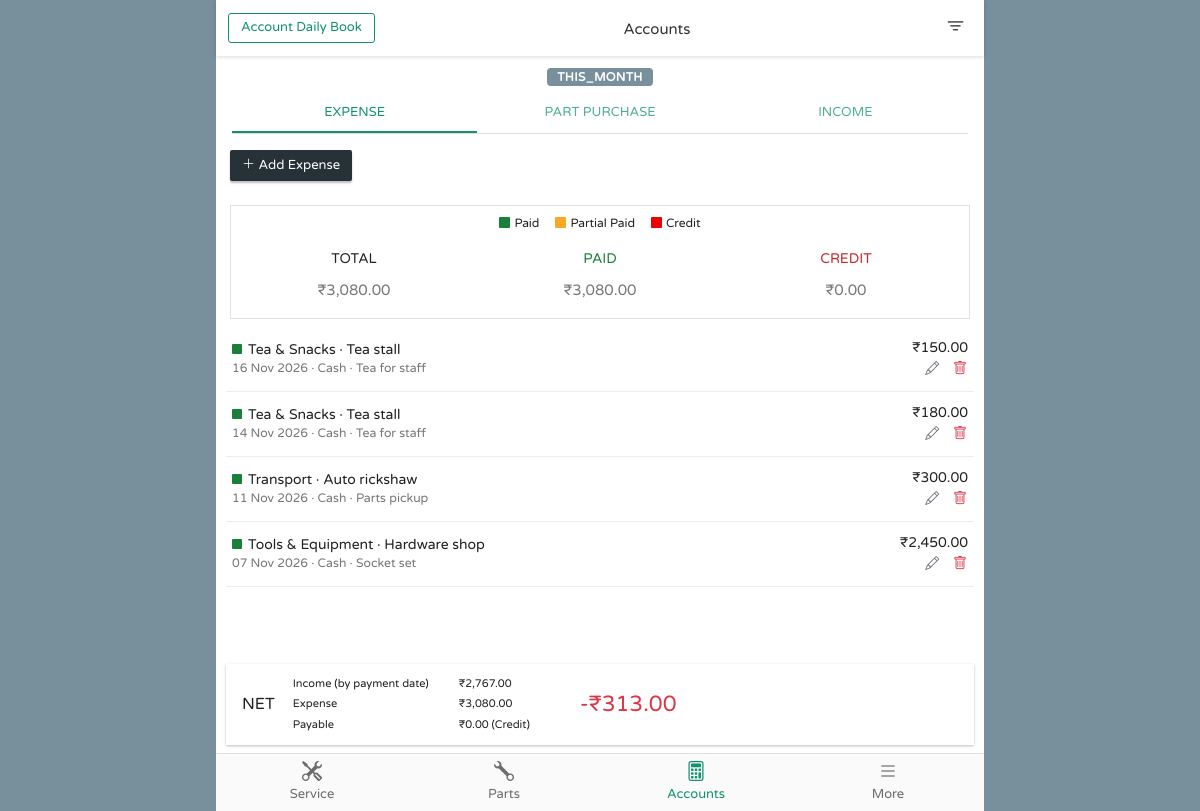
The app's page /accounts.php (signed in) with its own data.
### tables this page shows
CREATE TABLE expenses (
  id            INT UNSIGNED NOT NULL AUTO_INCREMENT,
  category_id   INT UNSIGNED  NOT NULL,
  expense_date  DATE          NOT NULL,
  amount        DECIMAL(12,2) NOT NULL,
  mode          ENUM('cash','upi','card','bank','cheque') NOT NULL DEFAULT 'cash',
  paid_to       VARCHAR(100)  NULL,
  note          VARCHAR(255)  NULL,
  job_card_id   INT UNSIGNED  NULL,
  user_id       INT UNSIGNED  NULL,
  created_at    DATETIME      NOT NULL DEFAULT CURRENT_TIMESTAMP,
  PRIMARY KEY (id),
  KEY idx_exp_date (expense_date),
  KEY idx_exp_cat (category_id),
  KEY idx_exp_jc (job_card_id),
  CONSTRAINT fk_exp_jc   FOREIGN KEY (job_card_id) REFERENCES job_cards(id) ON DELETE SET NULL,
  CONSTRAINT fk_exp_cat  FOREIGN KEY (category_id) REFERENCES expense_categories(id) ON DELETE RESTRICT,
  CONSTRAINT fk_exp_user FOREIGN KEY (user_id)     REFERENCES users(id)              ON DELETE SET NULL
);

CREATE TABLE expense_categories (
  id    INT UNSIGNED NOT NULL AUTO_INCREMENT,
  name  VARCHAR(60)  NOT NULL,
  PRIMARY KEY (id),
  UNIQUE KEY uq_expcat_name (name)
);

### includes/lang.php (called while the page is built, shortened)
<?php
function lang(): string
{
    if (!empty($_SESSION['lang']) && isset(LANGS[$_SESSION['lang']])) return $_SESSION['lang'];
    $d = function_exists('setting') ? (string) setting('default_language') : 'en';
    return isset(LANGS[$d]) ? $d : 'en';
}
function t(string $key): string
{
    static $dict = [];
    $l = lang();
    if (!isset($dict['en'])) $dict['en'] = require __DIR__ . '/lang/en.php';
    return $dict[$l][$key] ?? $dict['en'][$key] ?? ucfirst(str_replace('_', ' ', $key));
}
function te(string $key): string { return e(t($key)); }

### includes/helpers.php (called while the page is built, shortened)
<?php
function base_url(): string
{
    static $base = null;
    if ($base !== null) return $base;
    $root = str_replace('\\', '/', realpath(__DIR__ . '/..'));
    $doc  = str_replace('\\', '/', realpath($_SERVER['DOCUMENT_ROOT'] ?? '') ?: '');
    if ($doc !== '' && strpos($root, $doc) === 0) {
        $base = substr($root, strlen($doc));
    } else {
        $script = str_replace('\\', '/', $_SERVER['SCRIPT_NAME'] ?? '');
        $base = preg_replace('#/(api|print)/[^/]*$#', '', $script);
        $base = preg_replace('#/[^/]*\.php$#', '', $base);
    }
    return $base = rtrim($base, '/');
}
function url(string $path = ''): string { return base_url() . '/' . ltrim($path, '/'); }
function e($s): string { return htmlspecialchars((string) ($s ?? ''), ENT_QUOTES | ENT_SUBSTITUTE, 'UTF-8'); }
function inr($n, int $dec = 2): string
{
    $n = (float) $n;
    $neg = $n < 0; $n = abs($n);
    $parts = explode('.', number_format($n, $dec, '.', ''));
    $int = $parts[0];
    $last3 = substr($int, -3);
    $rest = substr($int, 0, -3);
    if ($rest !== '' && $rest !== false) $rest = preg_replace('/\B(?=(\d{2})+(?!\d))/', ',', $rest) . ',';
    $out = ($rest ?: '') . $last3 . ($dec ? '.' . $parts[1] : '');
    return ($neg ? '-' : '') . $out;
}
function money($n, int $dec = 2): string { return ((float) $n < 0 ? '-₹' : '₹') . inr(abs((float) $n), $dec); }
function fmt_date($d, string $f = 'd M Y'): string { return $d ? date($f, strtotime((string) $d)) : '-'; }
function input(string $key, $default = '')
{
    $v = $_POST[$key] ?? $_GET[$key] ?? $default;
    return is_string($v) ? trim($v) : $v;
}
function one_of($v, array $allowed, $default) { return in_array($v, $allowed, true) ? $v : $default; }
function period_range(string $p, string $from = '', string $to = ''): array
{
    $today = date('Y-m-d');
    switch ($p) {
        default:           return [date('Y-m-01'), $today, t('this_month')];
    }
}

### includes/db.php (called while the page is built, shortened)
<?php
function db(): PDO
{
    static $pdo = null;
    if ($pdo === null) {
        $dsn = 'mysql:host=' . DB_HOST . ';port=' . DB_PORT . ';dbname=' . DB_NAME . ';charset=utf8mb4';
        try {
            $pdo = new PDO($dsn, DB_USER, DB_PASS, [
                PDO::ATTR_ERRMODE            => PDO::ERRMODE_EXCEPTION,
                PDO::ATTR_DEFAULT_FETCH_MODE => PDO::FETCH_ASSOC,
                PDO::ATTR_EMULATE_PREPARES   => false,
            ]);
            $pdo->exec("SET time_zone = '+05:30'");
        } catch (PDOException $e) {
            http_response_code(500);
            exit(APP_DEBUG ? 'Database connection failed: ' . htmlspecialchars($e->getMessage())
                           : 'Database connection failed. Check config.php');
        }
    }
    return $pdo;
}
function q(string $sql, array $params = []): PDOStatement
{
    $st = db()->prepare($sql);
    $st->execute(array_values($params));
    return $st;
}
function rows(string $sql, array $params = []): array
{
    return q($sql, $params)->fetchAll();
}
function val(string $sql, array $params = [])
{
    $v = q($sql, $params)->fetchColumn();
    return $v === false ? null : $v;
}

### accounts.php (the view, shortened to what this page needs)
<?php
require __DIR__ . '/includes/bootstrap.php';
$t = one_of(input('tab', 'expense'), ['expense', 'purchase', 'income'], 'expense');
$period = one_of(input('period', 'this_month'), ['today', 'yesterday', 'this_week', 'this_month', 'last_month', 'this_year', 'custom'], 'this_month');
[$from, $to, $plabel] = period_range($period, (string) input('from'), (string) input('to'));
$qs = 'period=' . $period . ($period === 'custom' ? '&from=' . $from . '&to=' . $to : '');
$income = (float) val('SELECT COALESCE(SUM(amount),0) FROM payments WHERE payment_date BETWEEN ? AND ?', [$from, $to]);
$expTotal = (float) val('SELECT COALESCE(SUM(amount),0) FROM expenses WHERE expense_date BETWEEN ? AND ?', [$from, $to]);
$vendorPaid = (float) val('SELECT COALESCE(SUM(amount),0) FROM vendor_payments WHERE payment_date BETWEEN ? AND ?', [$from, $to]);
$payable = (float) val("SELECT COALESCE(SUM(total - paid),0) FROM purchase_orders WHERE status = 'received' AND po_date BETWEEN ? AND ?", [$from, $to]);
$net = $income - $expTotal - $vendorPaid;
$title_html = '<span style="color:#333;font-size:15px">' . te('accounts') . '</span>';
$header_left = '<a class="acc-hdr-btn" href="' . url('daybook.php') . '">' . te('account_daily_book') . '</a>';
$periodLinks = '';
foreach (['today', 'yesterday', 'this_week', 'this_month', 'last_month', 'this_year'] as $p) {
    $periodLinks .= '<li><a class="dropdown-item' . ($p === $period ? ' active' : '') . '" href="' . url('accounts.php?tab=' . $t . '&period=' . $p) . '">' . te($p === 'this_year' ? 'this_fy' : $p) . '</a></li>';
}
$periodLinks .= '<li><hr class="dropdown-divider"></li><li><a class="dropdown-item" href="#" data-bs-toggle="modal" data-bs-target="#customModal">' . te('custom_range') . '</a></li>'
    . '<li><hr class="dropdown-divider"></li><li><a class="dropdown-item" href="' . url('invoices.php') . '"><i class="bi bi-receipt me-2"></i>' . te('invoices') . '</a></li>'
    . '<li><a class="dropdown-item" href="' . url('invoices.php?status=due') . '"><i class="bi bi-exclamation-circle me-2"></i>' . te('outstanding_dues') . '</a></li>'
    . (can('reports') ? '<li><a class="dropdown-item" href="' . url('reports.php') . '"><i class="bi bi-bar-chart me-2"></i>' . te('reports') . '</a></li>' : '');
$header_right = '<div class="dropdown"><button class="hdr-icon" data-bs-toggle="dropdown"><i class="bi bi-filter"></i></button><ul class="dropdown-menu dropdown-menu-end">' . $periodLinks . '</ul></div>';
include __DIR__ . '/includes/header.php';
?>
<div style="margin:-10px -10px 0;background:#fff;padding:6px 10px 150px">
  <div class="filter-pill-wrap mt-1"><span class="filter-pill" style="font-size:12px"><?= e(str_replace(' ', '_', strtoupper($plabel))) ?></span></div>
  <div class="tabs-x">
    <a class="<?= $t === 'expense' ? 'active' : '' ?>" href="<?= url('accounts.php?tab=expense&' . $qs) ?>"><?= te('expense') ?></a>
    <a class="<?= $t === 'purchase' ? 'active' : '' ?>" href="<?= url('accounts.php?tab=purchase&' . $qs) ?>"><?= te('part_purchase') ?></a>
    <a class="<?= $t === 'income' ? 'active' : '' ?>" href="<?= url('accounts.php?tab=income&' . $qs) ?>"><?= te('income') ?></a>
  </div>
<?php if ($t === 'expense'):
    $list = rows('SELECT e.*, c.name AS cat, jc.jc_no FROM expenses e JOIN expense_categories c ON c.id = e.category_id LEFT JOIN job_cards jc ON jc.id = e.job_card_id
        WHERE e.expense_date BETWEEN ? AND ? ORDER BY e.expense_date DESC, e.id DESC', [$from, $to]);
    $cats = rows('SELECT * FROM expense_categories ORDER BY name'); ?>
  <button class="btn-dark-x mt-3 ms-1" data-bs-toggle="modal" data-bs-target="#expModal" data-fill='{"expense_date":"<?= date('Y-m-d') ?>","mode":"cash"}' data-title="<?= te('add_expense') ?>"><i class="bi bi-plus-lg"></i> <?= te('add_expense') ?></button>
  <div class="border mt-4 mx-1">
    <div class="legend"><span><i class="bg-paid"></i><?= te('paid') ?></span><span><i class="bg-partial"></i><?= te('partial_paid') ?></span><span><i class="bg-credit"></i><?= te('credit') ?></span></div>
    <div class="sum3"><div><?= te('total_caps') ?><b><?= money($expTotal) ?></b></div><div style="color:#188038"><?= te('paid_caps') ?><b><?= money($expTotal) ?></b></div><div style="color:#c62828"><?= te('credit_caps') ?><b><?= money(0) ?></b></div></div>
  </div>
  <div class="mt-2">
    <?php foreach ($list as $x): $fill = ['id' => $x['id'], 'category_id' => $x['category_id'], 'expense_date' => $x['expense_date'], 'amount' => $x['amount'], 'mode' => $x['mode'], 'paid_to' => $x['paid_to'], 'note' => $x['note']]; ?>
      <div class="ledger-row">
        <div class="l1"><span class="sq paid"></span><?= e($x['cat']) ?> <?= $x['paid_to'] ? '· ' . e($x['paid_to']) : '' ?>
          <small><?= e(fmt_date($x['expense_date'])) ?> · <?= te('mode_' . $x['mode']) ?><?= $x['note'] ? ' · ' . e($x['note']) : '' ?><?= $x['jc_no'] ? ' · ' . e($x['jc_no']) : '' ?></small></div>
        <div class="amt"><?= money($x['amount']) ?><br>
          <button class="btn btn-sm p-0 text-secondary" data-bs-toggle="modal" data-bs-target="#expModal" data-fill='<?= e(json_encode($fill)) ?>' data-title="<?= te('edit_expense') ?>"><i class="bi bi-pencil"></i></button>
          <button class="btn btn-sm p-0 ms-2 text-danger" data-post="expenses.php?action=delete" data-params='{"id":<?= (int) $x['id'] ?>}' data-confirm="<?= te('are_you_sure') ?>" data-reload><i class="bi bi-trash"></i></button></div>
      </div>
    <?php endforeach; ?>
  </div>
<?php endif; ?>
</div>
<div class="net-box">
  <div class="nl">NET</div>
  <table>
    <tr><td><?= te('income_by_payment_date') ?></td><td><?= money($income) ?></td></tr>
    <tr><td><?= te('expense') ?></td><td><?= money($expTotal + $vendorPaid) ?></td></tr>
    <tr><td><?= te('payable') ?></td><td><?= money($payable) ?> (<?= te('credit') ?>)</td></tr>
  </table>
  <div class="nv <?= $net < 0 ? 'text-danger' : '' ?>"><?= money($net) ?></div>
</div>
<?php include __DIR__ . '/includes/footer.php'; ?>

### records on screen
expenses: category.name "Tea & Snacks", paid_to "Tea stall", expense_date "16 Nov 2026", mode "Cash", note "Tea for staff", amount "₹150.00"
expenses: category.name "Tea & Snacks", paid_to "Tea stall", expense_date "14 Nov 2026", mode "Cash", note "Tea for staff", amount "₹180.00"
expenses: category.name "Transport", paid_to "Auto rickshaw", expense_date "11 Nov 2026", mode "Cash", note "Parts pickup", amount "₹300.00"
expenses: category.name "Tools & Equipment", paid_to "Hardware shop", expense_date "07 Nov 2026", mode "Cash", note "Socket set", amount "₹2,450.00"

### other values on screen
te('account_daily_book') "Account Daily Book"
te('accounts') "Accounts"
str_replace(' ', '_', strtoupper($plabel)) "THIS_MONTH"
te('expense') "EXPENSE"
te('part_purchase') "PART PURCHASE"
te('income') "INCOME"
te('add_expense') "Add Expense"
te('paid') "Paid"
te('partial_paid') "Partial Paid"
te('credit') "Credit"
te('total_caps') "TOTAL"
money($expTotal) "₹3,080.00"
te('paid_caps') "PAID"
te('credit_caps') "CREDIT"
money(0) "₹0.00"
